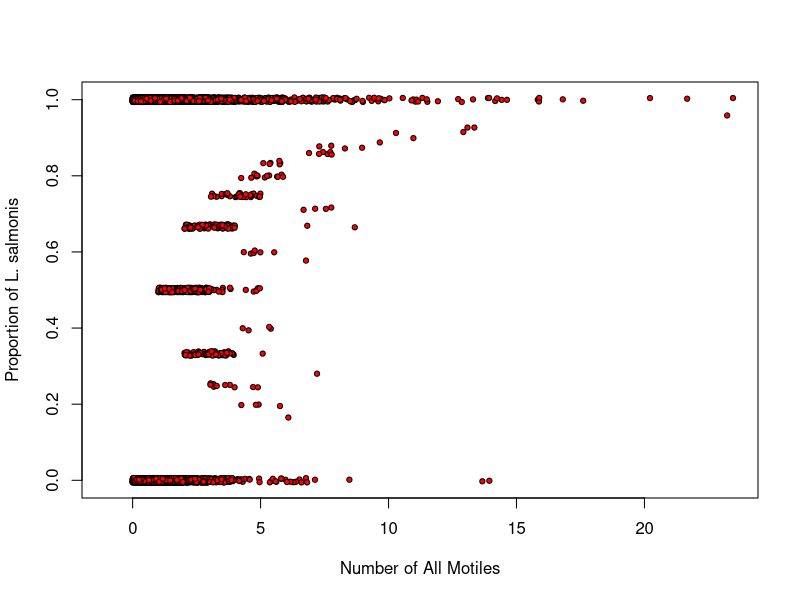
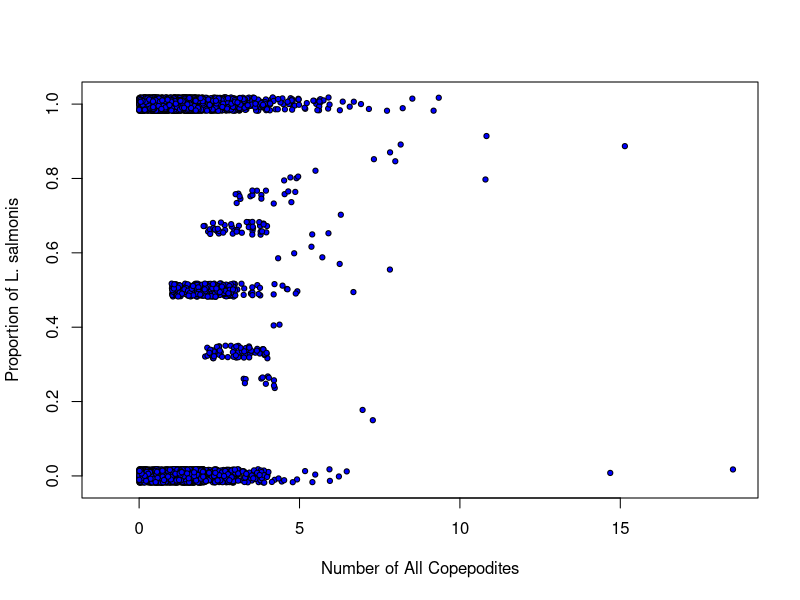
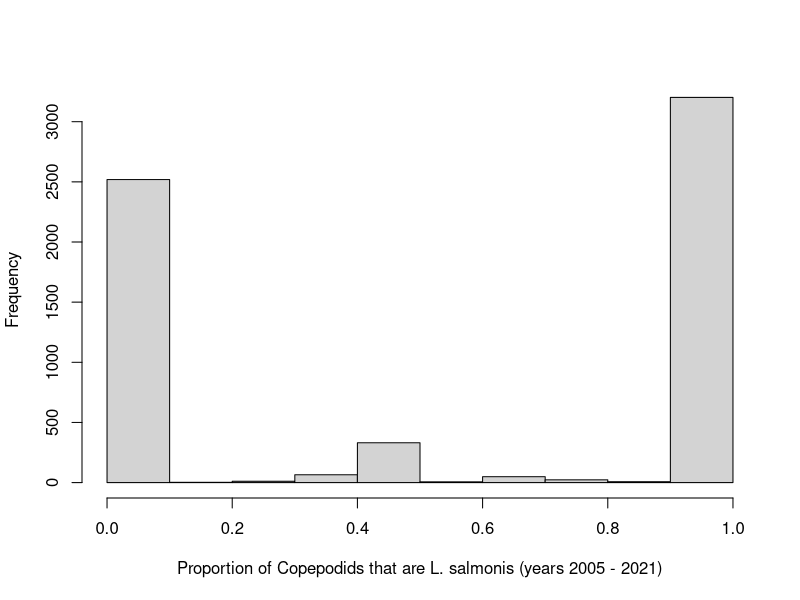
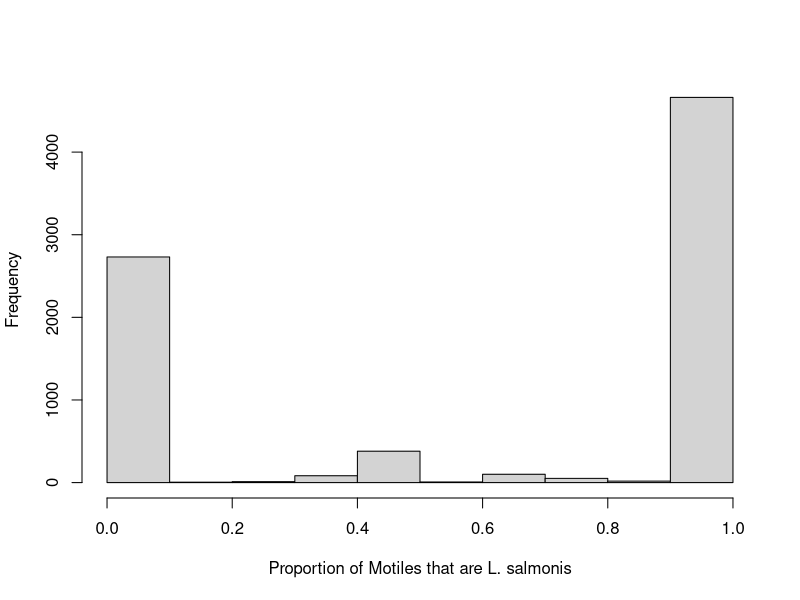
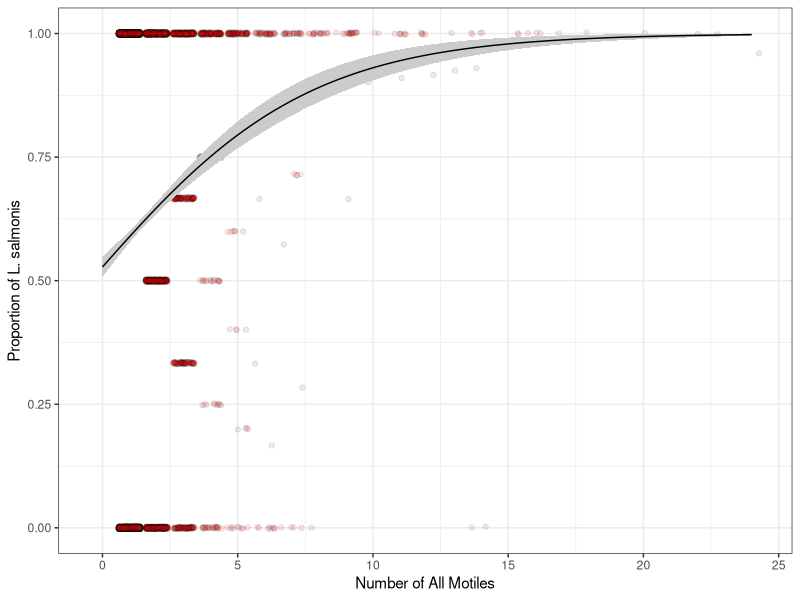
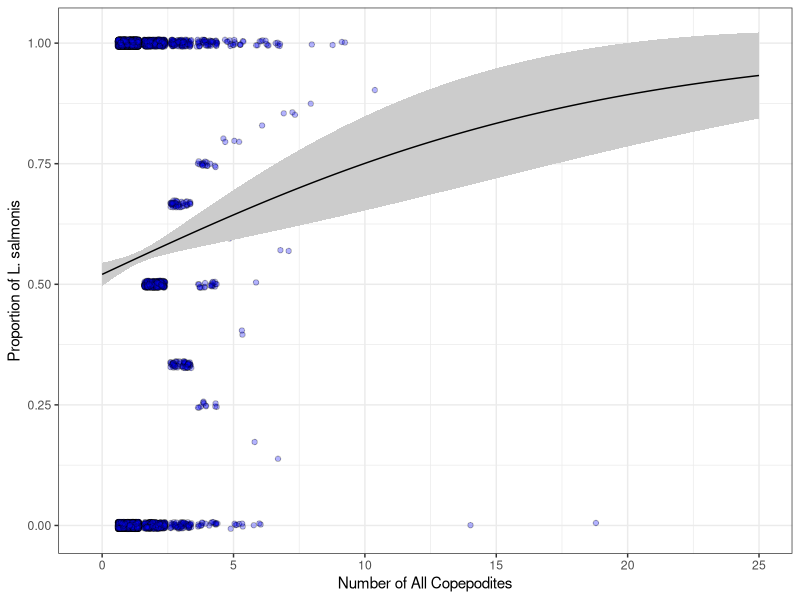
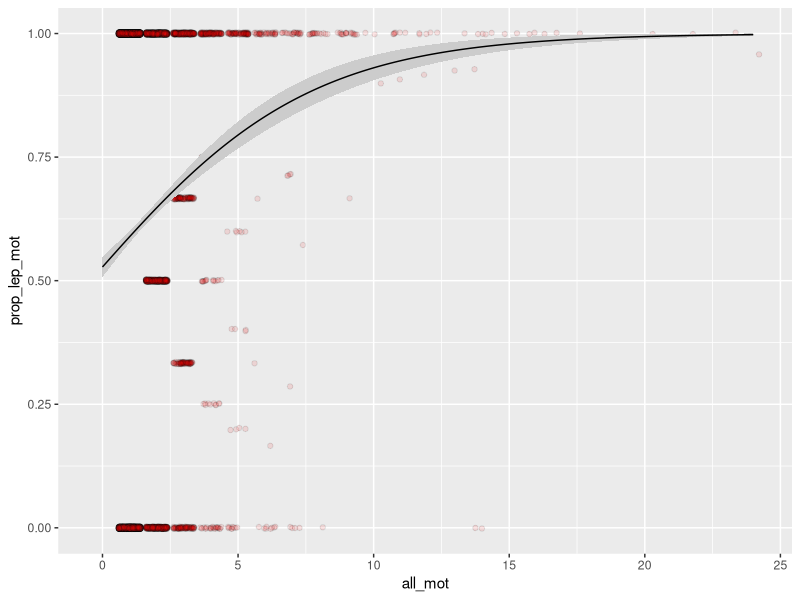

Reproduce these figures in R, in order. (Note: this script raises an error after producing the figures.)
## ---- chunk 1
library(tidyverse)
library(here)

raw_df = read.csv(here("./data/wild-lice-data/clean/scfs-data-clean.csv"))
## ---- chunk 2
raw_lice_df = raw_df[, c("year", "prop_lep_mot", "prop_lep_cope", "all_mot", 
                    "all_cope", "unid_cope", "unid_adult", "all_chal",
                    "lep_cope", "cal_cope", "lep_mot")]

# also remove all of 2001
df = raw_lice_df[which(raw_lice_df$year != 2001),]
df_2001 = raw_lice_df[which(raw_lice_df$year == 2001),]
df_2005_onward = raw_lice_df[which(raw_lice_df$year >= 2005),]
df_2002_2004 = raw_lice_df[which(raw_lice_df$year %in% c(2002, 2003, 2004)),]
## ---- chunk 3
plot(x = jitter(df$all_mot, 5), y = jitter(df$prop_lep_mot, 5), 
     col = "black", 
     bg = "red",
     pch = 21, 
     cex = 0.7, 
     xlab = "Number of All Motiles",
     ylab = "Proportion of L. salmonis")
## ---- chunk 4
plot(x = jitter(df_2005_onward$all_cope, 5), y = jitter(df_2005_onward$prop_lep_cope, 5), 
     col = "black", 
     bg = "blue",
     pch = 21, 
     cex = 0.7, 
     xlab = "Number of All Copepodites",
     ylab = "Proportion of L. salmonis")
## ---- chunk 5
hist(df_2005_onward$prop_lep_cope,
     xlab = "Proportion of Copepodids that are L. salmonis (years 2005 - 2021)",
     main = "")
## ---- chunk 6
hist(df$prop_lep_mot,
     xlab = "Proportion of Motiles that are L. salmonis",
     main = "")
## ---- chunk 7
# motile regression
mot_reg = glm(prop_lep_mot ~ all_mot, 
              # binomial family 
              family = binomial(link = "logit"),
              data = df)
# cope regression 
cope_reg = glm(prop_lep_cope ~ all_cope,
               # binomial family
               family = binomial(link = "logit"),
               data = df_2005_onward)

# look at the output of both:
summary(mot_reg)
summary(cope_reg)
## ---- chunk 8
# find max of both raw values:
max_mot = max(raw_lice_df$all_mot)
max_cope = max(raw_lice_df$all_cope)

# make sequence of values to predict on
mot_seq = data.frame(all_mot = seq(0, max_mot, 0.01))
cope_seq = data.frame(all_cope = seq(0, max_cope, 0.01))

# make prediction for mots
pred_mot = data.frame(
  all_mots = mot_seq$all_mot,
  pred_prop = stats::predict(
    mot_reg, 
    mot_seq,
    type = "response",
    se.fit = TRUE)
)

# make prediction for copes
pred_copes = data.frame(
  all_copes = cope_seq$all_cope,
  # predicted column
  pred_prop = stats::predict(
    cope_reg,
    cope_seq,
    type = "response", 
    se.fit = TRUE)
)

# add in 95% CI's
pred_mot$pred_prop = pred_mot$pred_prop.fit
pred_mot$lower = pred_mot$pred_prop.fit - 1.96*pred_mot$pred_prop.se.fit
pred_mot$upper = pred_mot$pred_prop.fit + 1.96*pred_mot$pred_prop.se.fit

pred_copes$pred_prop = pred_copes$pred_prop.fit
pred_copes$lower = pred_copes$pred_prop.fit - 1.96*pred_copes$pred_prop.se.fit
pred_copes$upper = pred_copes$pred_prop.fit + 1.96*pred_copes$pred_prop.se.fit
## ---- chunk 9
library(ggplot2)

ggplot() + 
  geom_point(data = df, aes(x = all_mot, y = prop_lep_mot), 
             shape = 21,
             colour = "black",
             fill = "red2",
             alpha = 0.1,
             position = position_jitter()) +
    geom_ribbon(data = pred_mot, aes(x = all_mots, ymin = lower, ymax = upper),
              fill = "grey80") +
  geom_line(data = pred_mot, aes(x = all_mots, y = pred_prop)) + 
  theme_bw() + 
  #geom_vline(aes(xintercept = 2.175373), colour = "blue") +
  labs(x = "Number of All Motiles", y = "Proportion of L. salmonis") +
  scale_size_manual(values = c(3, 1))
## ---- chunk 10
ggplot() + 
  geom_point(data = df_2005_onward, aes(x = all_cope, y = prop_lep_cope), 
             shape = 21,
             colour = "black",
             fill = "blue",
             alpha = 0.3,
             position = position_jitter()) +
      geom_ribbon(data = pred_copes, aes(x = all_copes, ymin = lower, ymax = upper),
              fill = "grey80") +
  geom_line(data = pred_copes, aes(x = all_copes, y = pred_prop)) + 
  theme_bw() + 
  #geom_vline(aes(xintercept = 2.175373), colour = "blue") +
  labs(x = "Number of All Copepodites", y = "Proportion of L. salmonis") +
  scale_size_manual(values = c(3, 1))
## ---- chunk 11
# make projection for each of the new values in the new years

## motile model prediction:
# make prediction for mots
mot_2001_pred = cbind(
  df_2001,
  pred_prop = stats::predict(
    mot_reg, 
    data.frame(all_mot = df_2001$all_mot),
    type = "response")
)

## copes model prediction:
cope_2002_2004_pred = data.frame(
  df_2002_2004,
  # predicted column
  pred_prop = stats::predict(
    cope_reg,
    data.frame(all_cope = df_2002_2004$all_cope),
    type = "response")
)

## ---- chunk 12
mot_2001_pred$unid_adult_lep = mot_2001_pred$unid_adult * mot_2001_pred$pred_prop
cope_2002_2004_pred$unid_cope_lep = cope_2002_2004_pred$unid_cope * cope_2002_2004_pred$pred_prop
## ---- chunk 13
ggplot() + 
  geom_point(data = df, aes(x = all_mot, y = prop_lep_mot), 
             shape = 21,
             colour = "black",
             fill = "red2",
             alpha = 0.1,
             position = position_jitter()) +
    geom_ribbon(data = pred_mot, aes(x = all_mots, ymin = lower, ymax = upper),
              fill = "grey80") +
  geom_line(data = pred_mot, aes(x = all_mots, y = pred_prop)) + 
  geom_point()
  # geom_point(data = pred_mot_2001, aes(x = all_mot, y = pred_prop),
  #            shape = 21,
  #            colour = "black",
  #            fill = "purple",
  #            size = 2,
  #            position = position_jitter()) +
  theme_bw() + 
  geom_vline(aes(xintercept = 2.175373), colour = "blue") +
  labs(x = "Number of All Motiles", y = "Proportion of L. salmonis") +
  scale_size_manual(values = c(3, 1))
